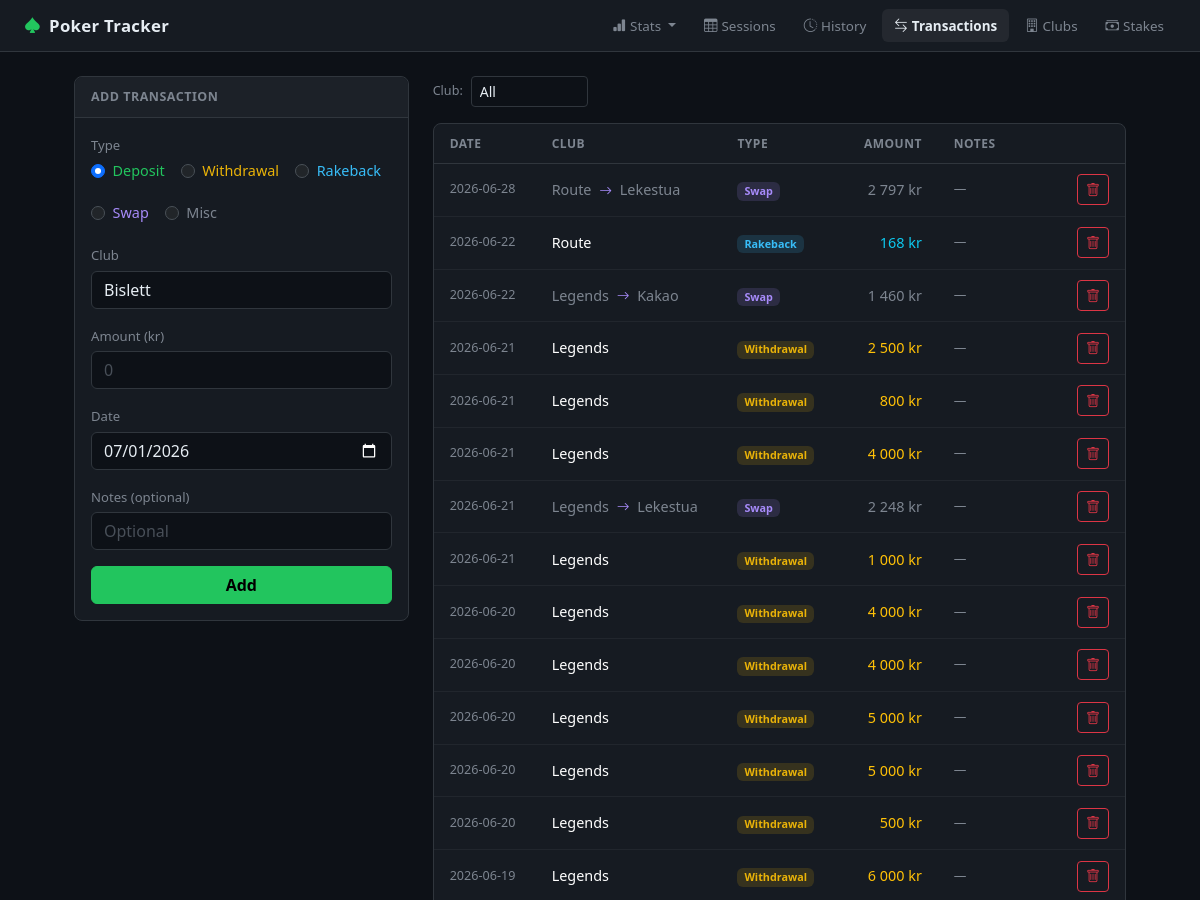
The app's page /transactions (upper part), older data.
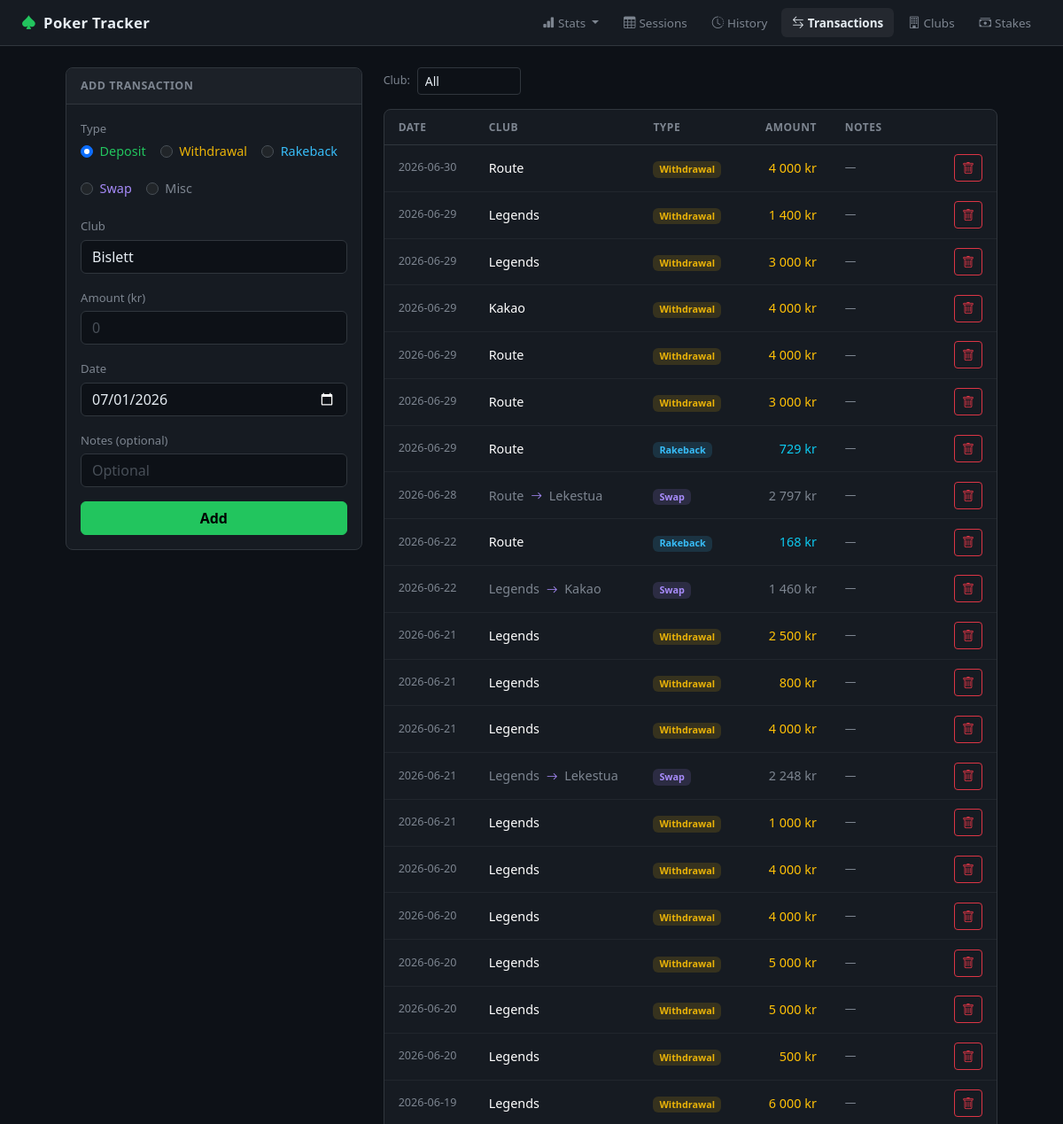
The same page, newer data.
### tables this page shows
CREATE TABLE "transactions" (
                    id INTEGER PRIMARY KEY AUTOINCREMENT,
                    club_id INTEGER NOT NULL REFERENCES clubs(id),
                    to_club_id INTEGER REFERENCES clubs(id),
                    type TEXT NOT NULL CHECK(type IN ('deposit', 'withdrawal', 'rakeback', 'swap', 'misc')),
                    amount REAL NOT NULL,
                    date TEXT NOT NULL,
                    notes TEXT,
                    created_at TEXT DEFAULT (datetime('now'))
                );

CREATE TABLE clubs (
            id INTEGER PRIMARY KEY AUTOINCREMENT,
            name TEXT NOT NULL UNIQUE,
            notes TEXT,
            created_at TEXT DEFAULT (datetime('now'))
        );

### app.py (the view, shortened to what this page needs)
@app.route("/transactions", methods=["GET", "POST"])
def transactions():
    club_id = request.args.get("club_id", type=int)
    db = get_db()
    clubs = db.execute("SELECT * FROM clubs ORDER BY name").fetchall()
    where_parts, params = [], []
    if club_id:
        where_parts.append("(t.club_id = ? OR t.to_club_id = ?)")
        params.extend([club_id, club_id])
    where = ("WHERE " + " AND ".join(where_parts)) if where_parts else ""
    txns = db.execute(f"""
        SELECT t.*, c.name as club_name, tc.name as to_club_name
        FROM transactions t
        JOIN clubs c ON t.club_id = c.id
        LEFT JOIN clubs tc ON t.to_club_id = tc.id
        {where}
        ORDER BY t.date DESC, t.id DESC
    """, params).fetchall()
    today = datetime.now().strftime("%Y-%m-%d")
    return render_template("transactions.html",
        transactions=txns, clubs=clubs,
        selected_club_id=club_id, today=today)

### app.py (called while the page is built)
@app.template_filter("nok")
def nok_filter(value):
    if value is None:
        return "0 kr"
    v = float(value)
    formatted = f"{abs(v):,.0f}".replace(",", " ")
    return f"{'-' if v < 0 else ''}{formatted} kr"

### database.py (called while the page is built)
def get_db():
    if "db" not in g:
        g.db = sqlite3.connect(str(DB_PATH))
        g.db.row_factory = sqlite3.Row
        g.db.execute("PRAGMA foreign_keys = ON")
    return g.db

### templates/transactions.html (shortened to what this page needs)
{% extends "base.html" %}
{% block content %}
<div class="row g-4">
    <div class="col-md-4">
        <div class="card">
            <div class="card-header">Add Transaction</div>
            <div class="card-body">
                <form method="post" id="txnForm">
                    <div class="mb-3">
                        <label class="form-label">Type</label>
                        <div class="d-flex gap-3 flex-wrap">
                            <div class="form-check">
                                <input class="form-check-input" type="radio" name="type" value="deposit" id="typeDeposit" checked>
                                <label class="form-check-label" for="typeDeposit" style="color:#22c55e">Deposit</label>
                            </div>
                            <div class="form-check">
                                <input class="form-check-input" type="radio" name="type" value="withdrawal" id="typeWithdrawal">
                                <label class="form-check-label" for="typeWithdrawal" style="color:#eab308">Withdrawal</label>
                            </div>
                            <div class="form-check">
                                <input class="form-check-input" type="radio" name="type" value="rakeback" id="typeRakeback">
                                <label class="form-check-label" for="typeRakeback" style="color:#38bdf8">Rakeback</label>
                            </div>
                            <div class="form-check">
                                <input class="form-check-input" type="radio" name="type" value="swap" id="typeSwap">
                                <label class="form-check-label" for="typeSwap" style="color:#a78bfa">Swap</label>
                            </div>
                            <div class="form-check">
                                <input class="form-check-input" type="radio" name="type" value="misc" id="typeMisc">
                                <label class="form-check-label" for="typeMisc" style="color:#7d8590">Misc</label>
                            </div>
                        </div>
                    </div>
                    <div class="mb-3">
                        <label class="form-label" id="fromClubLabel">Club</label>
                        <select name="club_id" class="form-select" required {% if not clubs %}disabled{% endif %}>
                            {% for c in clubs %}
                                <option value="{{ c.id }}" {% if selected_club_id == c.id %}selected{% endif %}>{{ c.name }}</option>
                            {% endfor %}
                        </select>
                    </div>
                    <div class="mb-3">
                        <label class="form-label">Amount (kr)</label>
                        <input type="number" name="amount" id="amountInput" class="form-control" min="0" step="1" required placeholder="0">
                    </div>
                    <div class="mb-3">
                        <label class="form-label">Date</label>
                        <input type="date" name="date" class="form-control" value="{{ today }}" required>
                    </div>
                    <div class="mb-3">
                        <label class="form-label">Notes <span class="text-muted">(optional)</span></label>
                        <input type="text" name="notes" class="form-control" placeholder="Optional">
                    </div>
                    <button type="submit" class="btn btn-success w-100" {% if not clubs %}disabled{% endif %}>Add</button>
                </form>
            </div>
        </div>
    </div>
    <div class="col-md-8">
        <div class="d-flex align-items-center gap-3 mb-3">
            <form class="d-flex align-items-center gap-2" method="get">
                <span class="small text-muted">Club:</span>
                <select name="club_id" class="form-select form-select-sm w-auto" onchange="this.form.submit()">
                    <option value="">All</option>
                </select>
            </form>
        </div>
        {% if transactions %}
        <div class="card">
            <div class="table-responsive">
                <table class="table table-hover mb-0">
                    <thead>
                        <tr>
                            <th>Date</th>
                            <th>Club</th>
                            <th>Type</th>
                            <th class="text-end">Amount</th>
                            <th>Notes</th>
                            <th class="text-end"></th>
                        </tr>
                    </thead>
                    <tbody>
                        {% for t in transactions %}
                        <tr>
                            <td class="text-muted small" style="white-space:nowrap">{{ t['date'] }}</td>
                            <td>
                                {% if t['type'] == 'swap' %}
                                    <span class="text-muted">{{ t['club_name'] }}</span>
                                    <i class="bi bi-arrow-right mx-1" style="color:#a78bfa;font-size:0.8rem"></i>
                                    <span class="text-muted">{{ t['to_club_name'] or '?' }}</span>
                                {% else %}
                                    {{ t['club_name'] }}
                                {% endif %}
                            </td>
                            <td style="white-space:nowrap">
                                {% if t['type'] == 'deposit' %}
                                    <span class="badge" style="background:rgba(34,197,94,0.15);color:#22c55e">Deposit</span>
                                {% elif t['type'] == 'withdrawal' %}
                                    <span class="badge" style="background:rgba(234,179,8,0.15);color:#eab308">Withdrawal</span>
                                {% elif t['type'] == 'rakeback' %}
                                    <span class="badge" style="background:rgba(56,189,248,0.15);color:#38bdf8">Rakeback</span>
                                {% elif t['type'] == 'swap' %}
                                    <span class="badge" style="background:rgba(167,139,250,0.15);color:#a78bfa">Swap</span>
                                {% else %}
                                    <span class="badge" style="background:rgba(125,133,144,0.15);color:#7d8590">Misc</span>
                                {% endif %}
                            </td>
                            <td class="text-end" style="white-space:nowrap">
                                {% if t['type'] == 'deposit' %}
                                    <span class="text-success">{{ t['amount'] | nok }}</span>
                                {% elif t['type'] == 'withdrawal' %}
                                    <span class="text-warning">{{ t['amount'] | nok }}</span>
                                {% elif t['type'] == 'rakeback' %}
                                    <span class="text-info">{{ t['amount'] | nok }}</span>
                                {% elif t['type'] == 'swap' %}
                                    <span class="text-muted">{{ t['amount'] | nok }}</span>
                                {% else %}
                                    <span class="text-muted">{{ t['amount'] | nok }}</span>
                                {% endif %}
                            </td>
                            <td class="text-muted small">{{ t['notes'] or '—' }}</td>
                            <td class="text-end">
                                <form method="post" action="/transactions/{{ t['id'] }}/delete" class="d-inline"
                                      onsubmit="return confirm('Delete this entry?')">
                                    <button type="submit" class="btn btn-sm btn-outline-danger">
                                        <i class="bi bi-trash"></i>
                                    </button>
                                </form>
                            </td>
                        </tr>
                        {% endfor %}
                    </tbody>
                </table>
            </div>
        </div>
        {% else %}
        <div class="text-center text-muted py-5">No transactions found.</div>
        {% endif %}
    </div>
</div>
{% endblock %}

### templates/base.html (shortened to what this page needs)
<!DOCTYPE html>
<html lang="en" data-bs-theme="dark">
<head>
    <link rel="stylesheet" href="https://cdn.jsdelivr.net/npm/bootstrap@5.3.3/dist/css/bootstrap.min.css">
    <link rel="stylesheet" href="https://cdn.jsdelivr.net/npm/bootstrap-icons@1.11.3/font/bootstrap-icons.min.css">
    <link rel="stylesheet" href="{{ url_for('static', filename='style.css') }}">
</head>
<body>
<nav class="navbar navbar-expand-lg" id="main-nav">
    <div class="container-fluid px-4">
        <a class="navbar-brand fw-bold" href="/">
            <i class="bi bi-suit-spade-fill me-2" style="color:#22c55e"></i>Poker Tracker
        </a>
        <div class="collapse navbar-collapse" id="navMenu">
            <ul class="navbar-nav ms-auto gap-1">
                <li class="nav-item dropdown">
                    <a class="nav-link dropdown-toggle {% if request.endpoint in ['index','all_time'] %}active{% endif %}"
                       href="#" data-bs-toggle="dropdown">
                        <i class="bi bi-bar-chart-fill me-1"></i>Stats
                    </a>
                </li>
                <li class="nav-item">
                    <a class="nav-link {% if request.endpoint in ['sessions','edit_session'] %}active{% endif %}" href="/sessions">
                        <i class="bi bi-table me-1"></i>Sessions
                    </a>
                </li>
                <li class="nav-item">
                    <a class="nav-link {% if request.endpoint == 'history' %}active{% endif %}" href="/history">
                        <i class="bi bi-clock-history me-1"></i>History
                    </a>
                </li>
                <li class="nav-item">
                    <a class="nav-link {% if request.endpoint in ['transactions','swaps'] %}active{% endif %}" href="/transactions">
                        <i class="bi bi-arrow-left-right me-1"></i>Transactions
                    </a>
                </li>
                <li class="nav-item">
                    <a class="nav-link {% if request.endpoint == 'clubs' %}active{% endif %}" href="/clubs">
                        <i class="bi bi-building me-1"></i>Clubs
                    </a>
                </li>
                <li class="nav-item">
                    <a class="nav-link {% if request.endpoint == 'stakes' %}active{% endif %}" href="/stakes">
                        <i class="bi bi-cash-stack me-1"></i>Stakes
                    </a>
                </li>
            </ul>
        </div>
    </div>
</nav>
<div class="page-wrap py-4 px-4">
    {% block content %}{% endblock %}
</div>
</body>
</html>

### static/style.css (style rules this page uses)
body { background: #0d1117; font-size: 0.9rem; color: #e6edf3; }
.page-wrap { max-width: 1100px; margin-left: auto; margin-right: auto; width: 100%; box-sizing: border-box; }
#main-nav { background: #161b22; border-bottom: 1px solid #30363d; }
.navbar-brand { font-size: 1.05rem; letter-spacing: 0.3px; color: #e6edf3 !important; }
.nav-link { color: #7d8590; font-size: 0.84rem; border-radius: 6px; padding: 0.4rem 0.75rem !important; transition: color 0.15s, background 0.15s; }
.nav-link:hover, .nav-link.active { color: #e6edf3 !important; background: rgba(255,255,255,0.06); }
.nav-link.active { font-weight: 600; }
.card { background: #161b22; border-color: #30363d; border-radius: 8px; }
.card-header { background: #1c2128; border-bottom: 1px solid #30363d; font-weight: 600; font-size: 0.78rem; letter-spacing: 0.5px; text-transform: uppercase; color: #7d8590; padding: 0.65rem 1rem; border-radius: 8px 8px 0 0 !important; }
.table { --bs-table-bg: transparent; --bs-table-hover-bg: rgba(255,255,255,0.03); --bs-table-border-color: #21262d; color: #e6edf3; }
.table thead th { font-size: 0.75rem; text-transform: uppercase; letter-spacing: 0.5px; color: #7d8590; border-bottom: 1px solid #30363d; padding: 0.65rem 1rem; font-weight: 600; }
.table td { padding: 0.65rem 1rem; border-color: #21262d; vertical-align: middle; }
.form-control, .form-select { background: #0d1117; border-color: #30363d; color: #e6edf3; }
.form-control::placeholder { color: #484f58; }
.form-label { font-size: 0.82rem; color: #7d8590; margin-bottom: 0.3rem; }
.btn-success { background: #22c55e; border-color: #22c55e; color: #000; font-weight: 600; }
.text-muted { color: #7d8590 !important; }

Row changes from the older to the newer data that the page shows:
added transactions: date "2026-06-30", club_name "Route", type "Withdrawal", amount|nok "4 000 kr", notes "—"
added transactions: date "2026-06-29", club_name "Legends", type "Withdrawal", amount|nok "1 400 kr", notes "—"
added transactions: date "2026-06-29", club_name "Legends", type "Withdrawal", amount|nok "3 000 kr", notes "—"
added transactions: date "2026-06-29", club_name "Kakao", type "Withdrawal", amount|nok "4 000 kr", notes "—"
added transactions: date "2026-06-29", club_name "Route", type "Withdrawal", amount|nok "4 000 kr", notes "—"
added transactions: date "2026-06-29", club_name "Route", type "Withdrawal", amount|nok "3 000 kr", notes "—"
added transactions: date "2026-06-29", club_name "Route", type "Rakeback", amount|nok "729 kr", notes "—"
